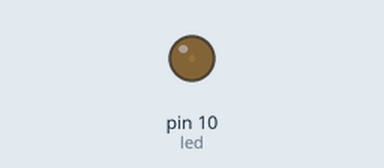
The sketch below on a simulated Arduino Uno, built with avr-gcc and run on an emulated ATmega328P. Shown: output pins drawn as LEDs (lit = HIGH).

Above: at 0.05 s.
At 0.95 s:
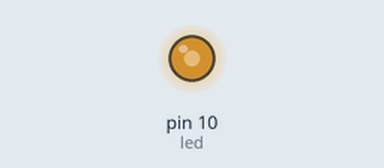
At 1.45 s:
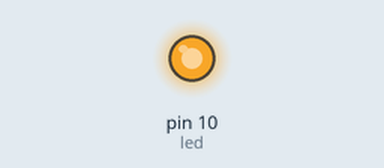
At 2.85 s:
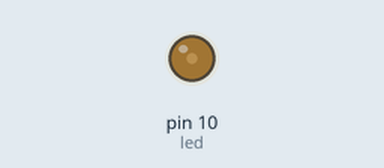
Timing chart, 0 to 7.5 s (numbered marks = the images above):
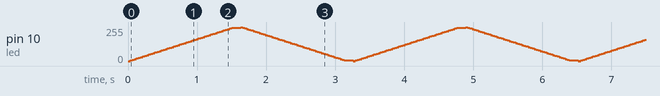

The sketch:

LED-003_Fade.ino
```cpp
int led = 10;           // the PWM pin the LED is attached to
int brightness = 0;    // how bright the LED is
int fadeAmount = 5;    // how many points to fade the LED by

void setup() {
  pinMode(led, OUTPUT);
}

void loop() {
  analogWrite(led, brightness);
  brightness = brightness + fadeAmount;
  if (brightness <= 0 || brightness >= 255) {
    fadeAmount = -fadeAmount;
    delay(100);
  }
  delay(30);
}
```
